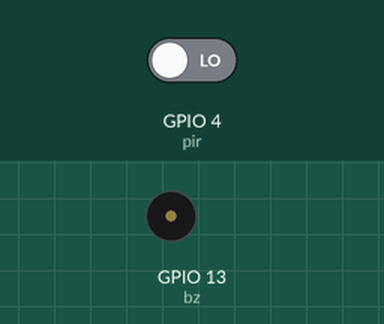
Simulated run of this program. Board: Raspberry Pi (BCM pin numbers). Parts: buzzer (waves = sounding). The test bench sets the inputs (shaded band); at power-on: GPIO 4 (pir) LOW. Threads take turns every 2 ms; what the program prints to the terminal is not drawn.

Above: at 1.2 s.
1.3 s: GPIO 4 (pir) driven HIGH
At 1.6 s:
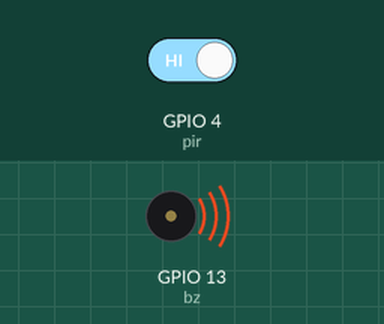
4.3 s: GPIO 4 (pir) driven LOW
Timing chart, 0 to 7.3 s (numbered marks = the images above; inputs shaded):
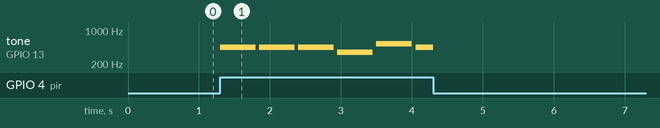

Measured:
- after the input at 1.3 s, tone on GPIO 13 (bz): plays 440 Hz for 0.50 s, 440 Hz for 0.50 s, 440 Hz for 0.50 s, 349 Hz for 0.50 s, 523 Hz for 0.50 s, 440 Hz for 0.25 s, starting at once

The program:

libgpiod_5_melody_thread.py
```python
# file: libgpiod_5_melody_thread.py

from signal import pause
from time import sleep
from gpiozero import MotionSensor, TonalBuzzer
from gpiozero.pins.native import NativeFactory
from threading import Thread  # 1. 스레드 임포트

remote_factory = NativeFactory(
    host='192.168.137.30',
    user='pi',
    password='12345678'
)

pir = MotionSensor(4, pin_factory=remote_factory)
bz = TonalBuzzer(13, pin_factory=remote_factory)

# 2. 멜로디가 재생 중인지 상태를 저장할 플래그(깃발)
is_playing = False

melody_O_Fortuna = [
    (440, 0.5), (440, 0.5), (440, 0.5), (349.23, 0.5), (523.25, 0.5),
    (440, 0.5), (349.23, 0.5), (523.25, 0.5), (440, 1.0), (659.26, 0.5),
    (659.26, 0.5), (659.26, 0.5), (698.46, 0.5), (698.46, 0.5), (698.46, 0.5),
    (659.26, 0.5), (659.26, 0.5), (659.26, 0.5), (698.46, 0.5), (523.25, 0.5),
    (523.25, 0.5), (523.25, 0.5), (440, 0.5), (349.23, 0.5), (523.25, 0.5),
    (440, 0.5), (349.23, 0.5), (523.25, 0.5), (440, 1.5), (659.26, 0.5),
    (440, 0.5), (523.25, 0.5), (523.25, 0.5), (440, 0.5), (349.23, 0.5),
    (523.25, 0.5), (440, 0.5), (349.23, 0.5), (523.25, 0.5), (440, 2.0)
]

def play_melody(melody):
    global is_playing
    is_playing = True  # "재생 시작" 플래그 올림
    print('Thread: 멜로디 재생 시작...')

    for freg, duration in melody:
        # 3. 매 순간 깃발을 확인해서, "멈춤" 신호가 오면 즉시 루프 탈출
        if not is_playing:
            print('Thread: 멜로디 중지 신호 받음.')
            break

        bz.play(freg)
        sleep(duration)
        bz.stop()

        # (긴 음표의 경우 sleep 중간에 멈출 수 없으므로, sleep 이후에도 확인)
        if not is_playing:
            print('Thread: 멜로디 중지 신호 받음 (sleep 후).')
            break

        sleep(0.05)

    print('Thread: 멜로디 재생 완료.')
    is_playing = False # "재생 끝" 플래그 내림
    bz.stop() # 혹시 모르니 한번 더 정지

def motion_detected():
    global is_playing
    # 4. 이미 재생 중이면, 또 실행하지 않음 (중복 방지)
    if is_playing:
        print('Motion detected (멜로디 재생 중, 무시)')
        return

    print('Motion detected. 멜로디 스레드 시작')
    # 5. 멜로디 재생을 별도 스레드로 분리해서 시작 (daemon=True)
    #    이렇게 하면 이 함수는 0.01초 만에 즉시 종료됨 (차단 안 함)
    t = Thread(target=play_melody, args=(melody_O_Fortuna,), daemon=True)
    t.start()

def motion_not_detected():
    global is_playing
    if is_playing:
        print('Motion not detected. 멜로디 중지 신호 전송')
        # 6. 플래그를 내려서 스레드에게 "멈추라"고 신호 보냄
        is_playing = False
        bz.stop() # 현재 울리는 음을 즉시 멈춤
    else:
        print('Motion not detected. (이미 멈춰있음)')
        bz.stop()

pir.when_motion = motion_detected
pir.when_no_motion = motion_not_detected

print('Press Ctrl+C to exit')
print('-'*30)

try:
    pause()

except KeyboardInterrupt:
    print('Stopped by Ctrl+C.')
except Exception as err:
    print(f'Error : {err}')

finally:
    is_playing = False # 프로그램 종료 시 스레드 정지
    bz.stop()
    remote_factory.close()
    print('Finished.')
```
